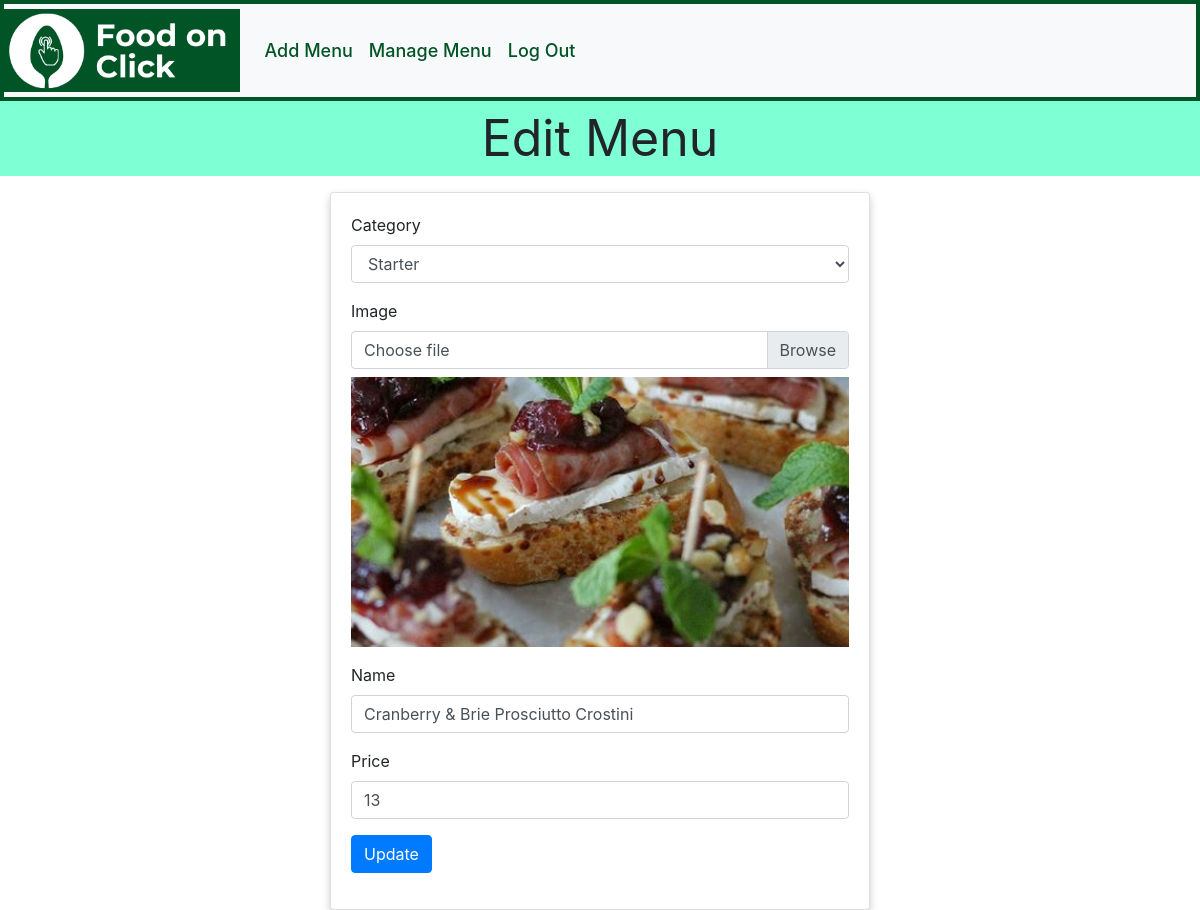
Screenshot of /MenuEdit.php?menu_id=1 with the database file from the repository.
### tables this page shows
CREATE TABLE `foods` (
  `id` int(11) NOT NULL,
  `cat_id` int(11) NOT NULL,
  `name` varchar(255) NOT NULL,
  `img` text NOT NULL,
  `price` int(11) NOT NULL
);

CREATE TABLE `categories` (
  `id` int(11) NOT NULL,
  `name` varchar(50) NOT NULL
);

### class/Menu.php (called while the page is built, shortened)
<?php
class Menu {
    public function categories() {
        global $conn;
        $sql = "SELECT * FROM categories";
        $result = $conn->query($sql);
        $categories = $result->fetch_all(MYSQLI_ASSOC);
        return !empty($categories) ? $categories : false;
    }
    public function getFood($id) {
        global $conn;
        $sql = "SELECT * FROM foods WHERE id = {$id}";
        $result = $conn->query($sql);
        $food = $result->fetch_assoc();
        return !empty($food) ? $food : false;
    }
}

### MenuEdit.php (the view, shortened to what this page needs)
<?php
include "includes/headerChef.php";
include "class/Menu.php";
$menu = new Menu();
$food = $menu->getFood($_GET['menu_id']);
$categories = $menu->categories();
?>
<!DOCTYPE HTML>
<html lang="en">
<html>
<head>
    <link rel="stylesheet" href="css/standardise.css" />
    <link rel="stylesheet" href="css/bootstrap.min.css">
</head>
<body>
<div class="mainheader">
    <header><?= ucwords($_SESSION['type']) ?> Edit Menu</header>
</div>
<div class="container mt-3">
    <div class="row">
        <div class="col-md-6 offset-md-3">
            <div class="card card-body">
                <form action="" method="post" enctype="multipart/form-data">
                    <div class="form-group">
                        <label for="category">Category</label>
                        <select required name="category" id="category" class="form-control">
                            <?php foreach ($categories as $category): ?>
                                <option value="<?= $category['id'] ?>" <?= $category['id'] == $food['cat_id'] ? 'selected' : '' ?>><?= $category['name'] ?></option>
                            <?php endforeach; ?>
                        </select>
                    </div>
                    <div class="form-group">
                        <label for="image">Image</label>
                        <div class="custom-file">
                            <label class="custom-file-label" for="image">Choose file</label>
                        </div>
                        <img src="Images/<?= $food['img'] ?>" alt="" class="mt-2">
                    </div>
                    <div class="form-group">
                        <label for="name">Name</label>
                        <input type="text" class="form-control" name="name" required id="name" value="<?= $food['name'] ?>">
                    </div>
                    <div class="form-group">
                        <label for="price">Price</label>
                        <input type="number" class="form-control" name="price" required id="price" value="<?= $food['price'] ?>">
                    </div>
                    <div class="form-group">
                        <button name="create" type="submit" class="btn btn-primary">Update</button>
                    </div>
                </form>
            </div>
        </div>
    </div>
</div>
</body>
</html>

### css/style.css (style rules this page uses)
body { padding: 0px; margin: 0px; box-sizing: border-box; font-family: 'Poppins', sans-serif; }
.card { box-shadow: 0 4px 8px 0 rgba(0, 0, 0, 0.2); }
.card img { height: 270px; width: 100%; object-fit: cover; }

### css/standardise.css (style rules this page uses)
body { margin: 0px; padding: 0px; }
.mainheader { background-color:aquamarine; text-align: center; font-size: 50px; }

### rows the page displays
foods: category "Starter", img (picture), name "Cranberry & Brie Prosciutto Crostini", price "13"
